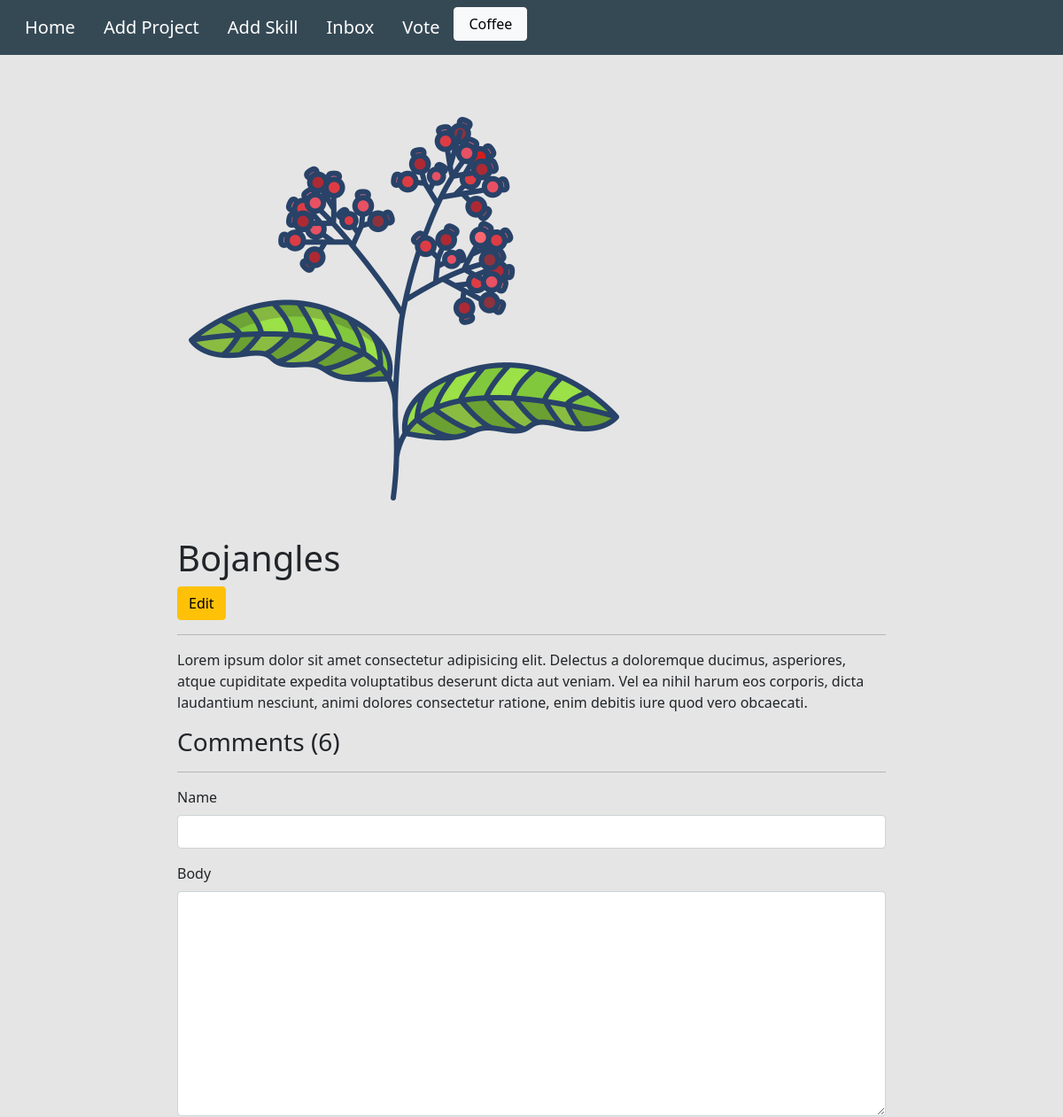
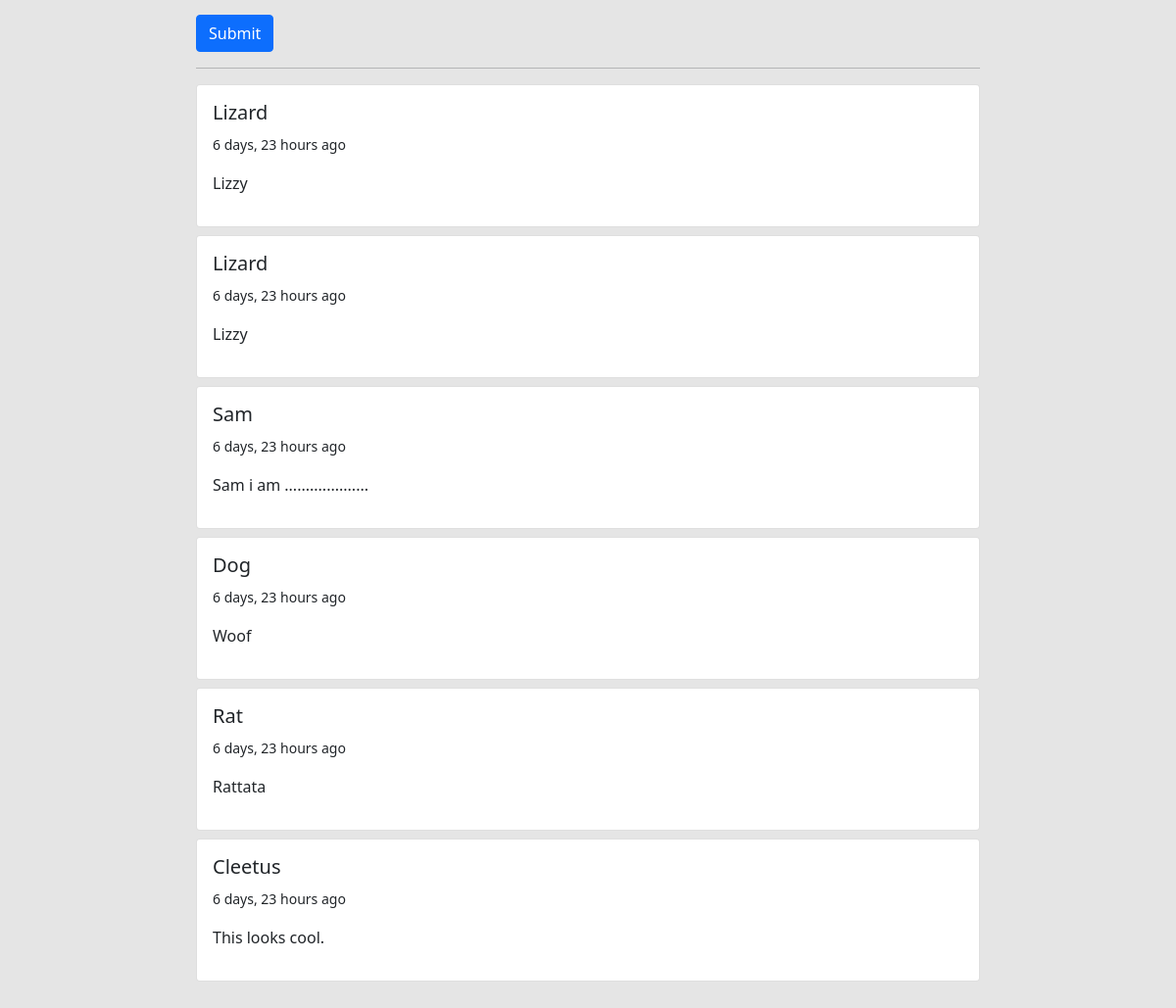
/project/53580f82-5d78-4906-8b28-a93d4b456ef0/ (signed in), run on the app's committed database (2 pictures, top to bottom).
### base/models.py (models this page shows, shortened)
class Project(models.Model):
    title = models.CharField(max_length=200)
    thumbnail = models.ImageField(null=True, )
    body = RichTextUploadingField()
    slug = models.SlugField(null=True, blank=True)
    created = models.DateTimeField(auto_now_add=True)
    id = models.UUIDField(default=uuid.uuid4, unique=True, primary_key=True, editable=False)

class Comment(models.Model):
    project = models.ForeignKey(Project, on_delete=models.CASCADE)
    name = models.CharField(max_length=200)
    body = models.TextField(null=True, blank=True)
    created = models.DateTimeField(auto_now_add=True, null=True)

### base/views.py (the view, shortened to what this page needs)
# urls.py: path('project/<str:pk>/', views.projectPage, name='project'),
def projectPage(request, pk):
    project = Project.objects.get(id=pk)
    count = project.comment_set.count()
    comments = project.comment_set.all().order_by('-created')
    form = CommentForm()
    context = {'project': project, 'count': count, 'comments': comments, 'form': form}
    return render(request, 'base/project.html', context)

### base/forms.py
class CommentForm(ModelForm):
    class Meta:
        model = Comment
        fields = '__all__'
        exclude = ['project']
    def __init__(self, *args, **kwargs):
        super(CommentForm, self).__init__(*args, **kwargs)
        self.fields['name'].widget.attrs.update({'class': 'form-control'})
        self.fields['body'].widget.attrs.update({'class': 'form-control'})

### base/templates/base/project.html (shortened to what this page needs)
{% extends "base/main.html" %}
{% load static %}
{% block content %}
    <div class="container">
        <div class="project-container">
            <img class="project-image" src="{{project.thumbnail.url}}" alt="Project Thumbnail">
            <h1>{{ project.title }}</h1>
            <a class="btn btn-warning" href="{% url 'edit-project' project.id %}">Edit</a>
            <hr>
            <p>{{ project.body|safe }}</p>
            <div class="comments-container">
                <h3>Comments ({{count}})</h3>
                <hr>
                <form method="POST">
                    {% for field in form %}
                        <div class="mb-3">
                            <label for="" class="form-label">{{field.label}}</label>
                            {{field}}
                        </div>
                    {% endfor %}
                    <input class="btn btn-primary" type="submit" value="Submit">
                </form>
                <hr>
                {% for comment in comments %}
                    <div class="card my-2">
                        <div class="card-body">
                            <h5>{{comment.name}}</h5>
                            <small>{{comment.created| timesince}} ago</small>
                            <p class="my-3">{{comment.body}}</p>
                        </div>
                    </div>
                {% endfor %}
            </div>
        </div>
    </div>
{% endblock content %}

### static/styles/main.css (style rules this page uses)
body { background-color: #e5e5e5 !important; }
.project-image { max-width: 800px; }

### base/templates/base/project.html (style rules this page uses)
.project-container { max-width: 800px; margin: 0 auto; margin-top: 2em; margin-bottom: 2em; }

### data on the page
Project: thumbnail (picture), title "Bojangles", body "Lorem ipsum dolor sit amet consectetur adipisicing elit. Delectus a doloremque ducimus, asperiores, atque cupiditate expedita voluptatibus deserunt dicta aut veniam. Vel ea nihil harum eos corporis, dicta laudantium nesciunt, animi dolores consectetur ratione, enim debitis iure quod vero obcaecati."
Comment: name "Lizard", created "6 days, 23 hours", body "Lizzy"
Comment: name "Lizard", created "6 days, 23 hours", body "Lizzy"
Comment: name "Sam", created "6 days, 23 hours", body "Sam i am ...................."
Comment: name "Dog", created "6 days, 23 hours", body "Woof"
Comment: name "Rat", created "6 days, 23 hours", body "Rattata"
Comment: name "Cleetus", created "6 days, 23 hours", body "This looks cool."

### other printed values
{{ count }} "6"
{{ field.label }} "Name" "Body"
